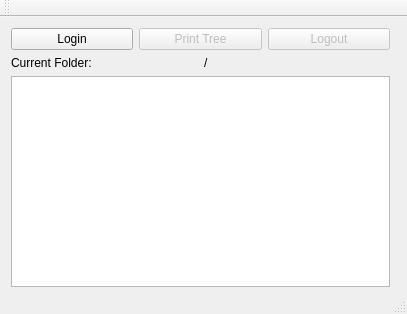
<?xml version="1.0" encoding="UTF-8"?>
<ui version="4.0">
 <class>MainWindow</class>
 <widget class="QMainWindow" name="MainWindow">
  <property name="geometry">
   <rect>
    <x>0</x>
    <y>0</y>
    <width>407</width>
    <height>314</height>
   </rect>
  </property>
  <property name="windowTitle">
   <string>FTPClient</string>
  </property>
  <widget class="QWidget" name="centralWidget">
   <widget class="QWidget" name="layoutWidget">
    <property name="geometry">
     <rect>
      <x>0</x>
      <y>0</y>
      <width>401</width>
      <height>281</height>
     </rect>
    </property>
    <layout class="QVBoxLayout" name="verticalLayout">
     <item>
      <layout class="QHBoxLayout" name="horizontalLayout">
       <item>
        <widget class="QPushButton" name="login_button">
         <property name="text">
          <string>Login</string>
         </property>
        </widget>
       </item>
       <item>
        <widget class="QPushButton" name="tree_button">
         <property name="enabled">
          <bool>false</bool>
         </property>
         <property name="text">
          <string>Print Tree</string>
         </property>
        </widget>
       </item>
       <item>
        <widget class="QPushButton" name="logout_button">
         <property name="enabled">
          <bool>false</bool>
         </property>
         <property name="text">
          <string>Logout</string>
         </property>
        </widget>
       </item>
      </layout>
     </item>
     <item>
      <layout class="QHBoxLayout" name="horizontalLayout_2">
       <item>
        <widget class="QLabel" name="label">
         <property name="text">
          <string>Current Folder:</string>
         </property>
        </widget>
       </item>
       <item>
        <widget class="QLabel" name="label_2">
         <property name="text">
          <string>/</string>
         </property>
        </widget>
       </item>
      </layout>
     </item>
     <item>
      <widget class="QListWidget" name="listWidget"/>
     </item>
    </layout>
   </widget>
  </widget>
  <widget class="QToolBar" name="mainToolBar">
   <attribute name="toolBarArea">
    <enum>TopToolBarArea</enum>
   </attribute>
   <attribute name="toolBarBreak">
    <bool>false</bool>
   </attribute>
  </widget>
  <widget class="QStatusBar" name="statusBar"/>
 </widget>
 <layoutdefault spacing="6" margin="11"/>
 <resources/>
 <connections>
  <connection>
   <sender>tree_button</sender>
   <signal>clicked()</signal>
   <receiver>listWidget</receiver>
   <slot>scrollToTop()</slot>
   <hints>
    <hint type="sourcelabel">
     <x>327</x>
     <y>24</y>
    </hint>
    <hint type="destinationlabel">
     <x>313</x>
     <y>130</y>
    </hint>
   </hints>
  </connection>
 </connections>
</ui>
